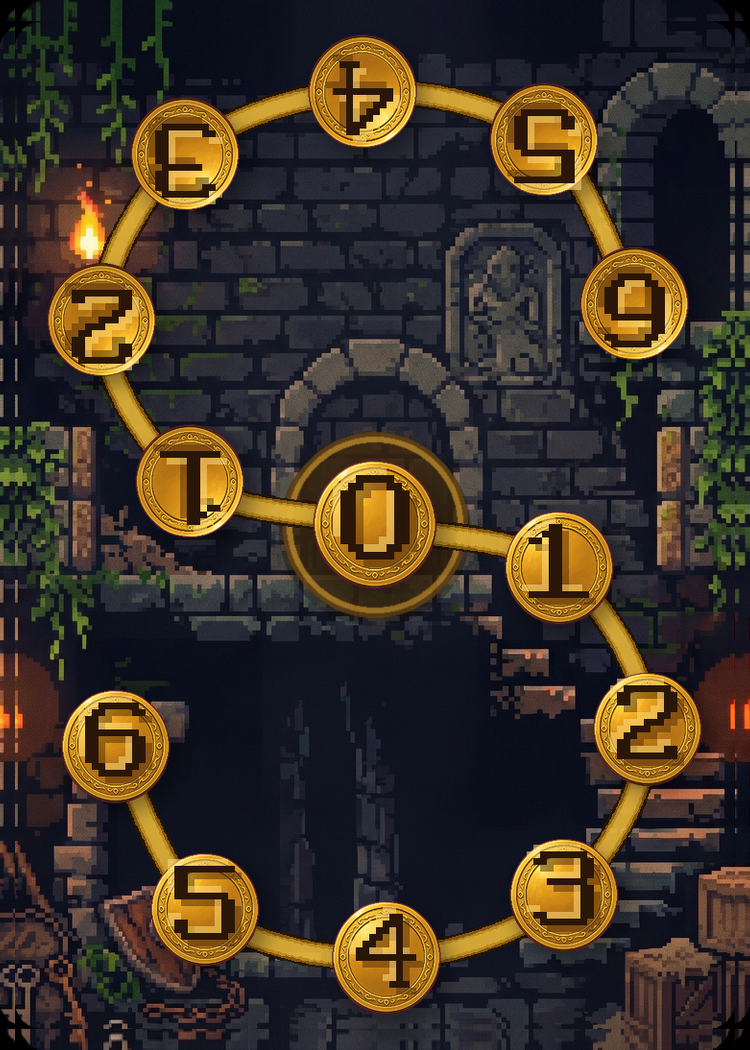
#> input picture DosCartes/scripts/src_echelle_or_trim.png, 750 x 1050 px, given in place of 03e_titre_trois_lignesV2.png, which was not available
$ python preparer_logo_03e_v3.py
#> lines starting #> are read from the running program, lines starting #| are printed output that depends on the picture; pictures that were not available may be replaced by others from this repository, and a replacement may not be noted
### DosCartes/scripts/separer_logos_fonds.py
#!/usr/bin/env python3
"""Sépare logos (PNG transparent) et fonds (dos sans logo).

Sources Best : 01, 03, 03b, 03e, 07, 09, 42 (+ Old/logos).
Sortie : DosCartes/logos et DosCartes/fonds, cartes 750×1050.
"""
from __future__ import annotations

from pathlib import Path

import cv2
import numpy as np
from PIL import Image, ImageDraw, ImageFilter, ImageFont

ROOT = Path(__file__).resolve().parents[1]
BEST = ROOT
ALT = ROOT
OLD = ROOT / "Old" / "dos des cartes et echelle de l'or" / "Old"
AGARDER = ROOT.parent / "Agarder" / "logos" / "symboles"
OUT = ROOT
LOGOS = OUT / "logos"
FONDS = OUT / "fonds"

CARD_W, CARD_H = 750, 1050
RADIUS = 28
GOLD = (196, 148, 64)
GOLD_DK = (126, 78, 28)


# ---------------------------------------------------------------------------
# géométrie
# ---------------------------------------------------------------------------

# [12 lines left out: function round_card, not called in this run]


def crop_alpha(rgba: np.ndarray, pad: int = 8) -> np.ndarray:
    ys, xs = np.where(rgba[..., 3] > 12)
    if len(xs) == 0:
        return rgba
    x0 = max(0, int(xs.min()) - pad)
    x1 = min(rgba.shape[1], int(xs.max()) + 1 + pad)
    y0 = max(0, int(ys.min()) - pad)
    y1 = min(rgba.shape[0], int(ys.max()) + 1 + pad)
    return rgba[y0:y1, x0:x1]


# [18 lines left out: functions decontam, force_rot180, not called in this run]


def checker(w: int, h: int, cell: int = 12) -> np.ndarray:
    y, x = np.indices((h, w))
    c = ((x // cell) + (y // cell)) % 2
    bg = np.zeros((h, w, 3), np.uint8)
    bg[c == 0] = (228, 228, 228)
    bg[c == 1] = (150, 150, 150)
    return bg


def preview_checker(rgba: np.ndarray) -> Image.Image:
    a = rgba.astype(np.float32) / 255.0
    bg = checker(rgba.shape[1], rgba.shape[0]).astype(np.float32) / 255.0
    out = a[..., :3] * a[..., 3:4] + bg * (1.0 - a[..., 3:4])
    return Image.fromarray((out * 255).clip(0, 255).astype(np.uint8))


# [656 lines left out: functions keep_cluster, fill_holes, to_rgba, extract_title, extract_gold_title, extract_solid and 16 more, not called in this run]


# [2 lines that do not run on import are left out]

### DosCartes/scripts/preparer_logo_03e_v3.py
#!/usr/bin/env python3
"""03e V3 : le titre V2 + ombre pixel noire (bas-droite).

À partir de logos/03e_titre_trois_lignesV2.png. L’ombre est un tampon
de pixels noirs décalés, pas un flou — pour voir si ça accroche le titre
sur les fonds cuir.
"""
from __future__ import annotations

from pathlib import Path

import numpy as np
from PIL import Image

from separer_logos_fonds import (
    FONDS,
    LOGOS,
    crop_alpha,
    paste_logo_on_fond,
    paste_logo_visual_center,
    preview_checker,
)

DX, DY, THICK = 3, 3, 2
SHADOW = (0, 0, 0, 255)


def add_pixel_shadow(
    rgba: np.ndarray,
    dx: int = DX,
    dy: int = DY,
    thick: int = THICK,
    color: tuple[int, int, int, int] = SHADOW,
) -> np.ndarray:
#> called with dx = 3, dy = 3, thick = 2, color = (0, 0, 0, 255)
    h, w = rgba.shape[:2]
#> h = 1050; w = 750
    extra = 6
    pad_l = max(0, -min(0, dx) * thick) + extra
    pad_t = max(0, -min(0, dy) * thick) + extra
    pad_r = max(0, max(0, dx) * thick) + extra
    pad_b = max(0, max(0, dy) * thick) + extra
    oh, ow = h + pad_t + pad_b, w + pad_l + pad_r
#> oh = 1068; ow = 768
    out = np.zeros((oh, ow, 4), np.uint8)
    core = rgba[..., 3] >= 200
#> core: shape (1050, 750) bool; every value is 1
    sx = int(np.sign(dx)) if dx else 0
    sy = int(np.sign(dy)) if dy else 0
    stamps = list(dict.fromkeys((dx - sx * t, dy - sy * t) for t in range(thick)))
    ys, xs = np.where(core)
    for sdx, sdy in stamps:
        ys2, xs2 = ys + pad_t + sdy, xs + pad_l + sdx
        ok = (ys2 >= 0) & (ys2 < oh) & (xs2 >= 0) & (xs2 < ow)
        out[ys2[ok], xs2[ok]] = color
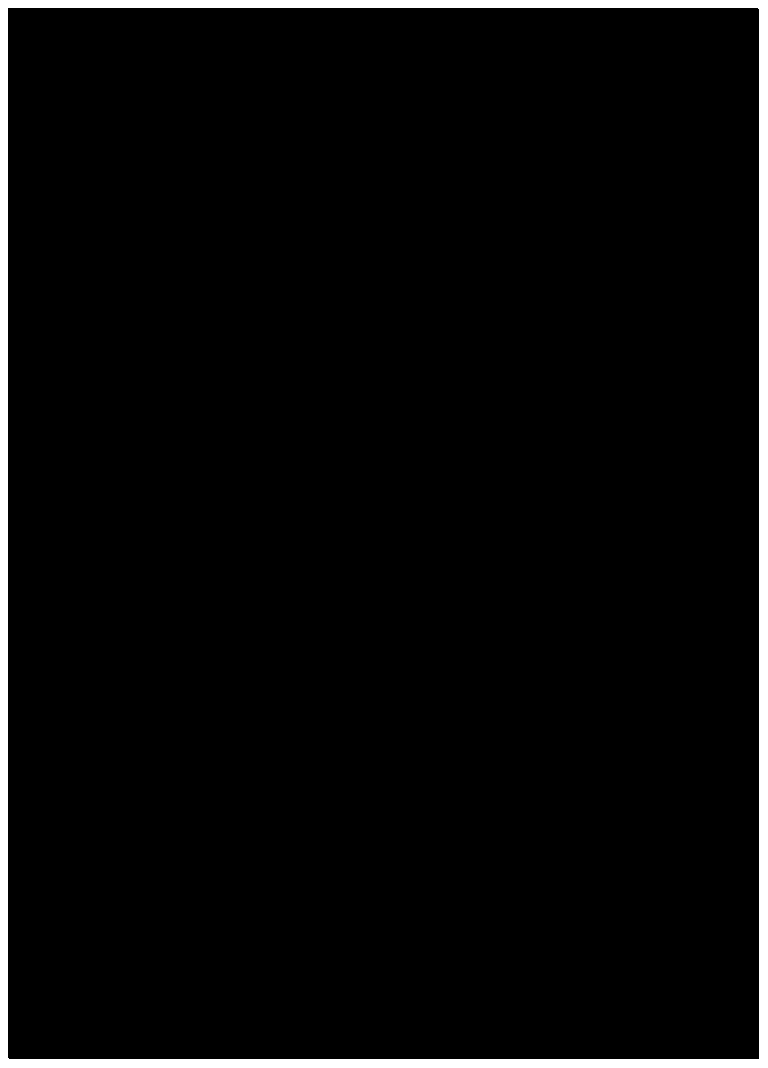
#> out: shape (1068, 768, 4); mean of channels 0, 1, 2, 3 0, 0, 0, 245.4; transparent parts drawn white
    y0, x0 = pad_t, pad_l
    src = rgba.astype(np.float32) / 255.0
    dst = out[y0 : y0 + h, x0 : x0 + w].astype(np.float32) / 255.0
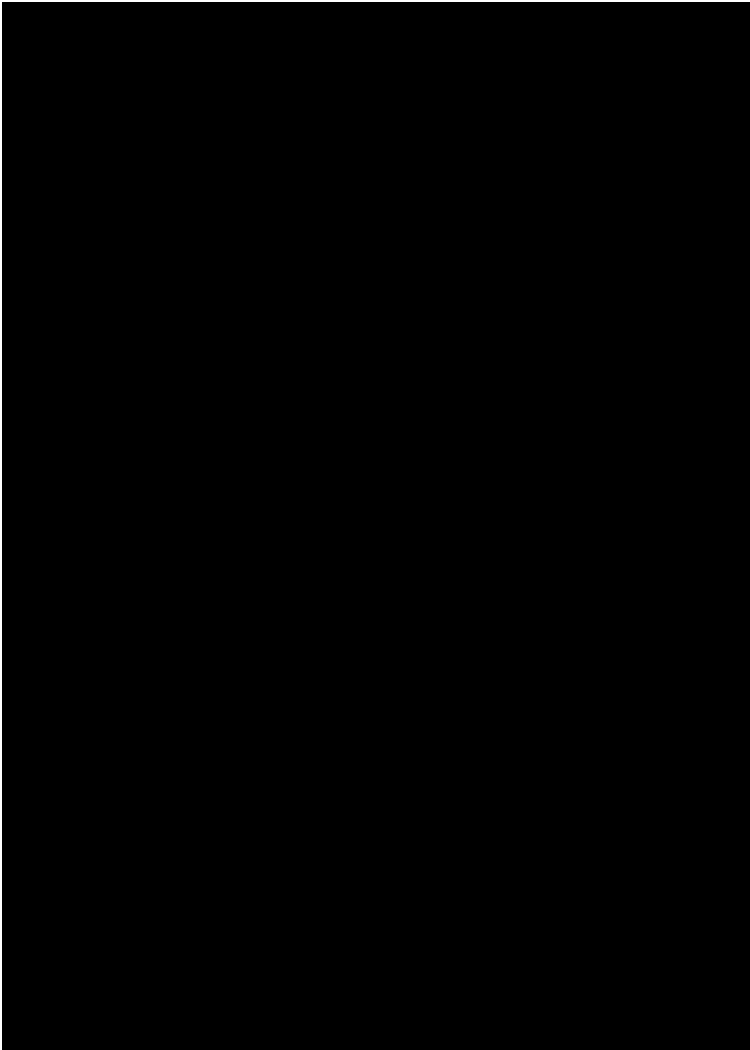
#> dst: shape (1050, 750, 4) float32; mean of channels 0, 1, 2, 3 0, 0, 0, 0.995; transparent parts drawn white
    sa = src[..., 3:4]
#> sa: shape (1050, 750, 1) float32; every value is 1
    rgb = src[..., :3] * sa + dst[..., :3] * (1 - sa)
    a = sa[..., 0] + dst[..., 3] * (1 - sa[..., 0])
    out[y0 : y0 + h, x0 : x0 + w, :3] = np.clip(rgb * 255, 0, 255).astype(np.uint8)
    out[y0 : y0 + h, x0 : x0 + w, 3] = np.clip(a * 255, 0, 255).astype(np.uint8)
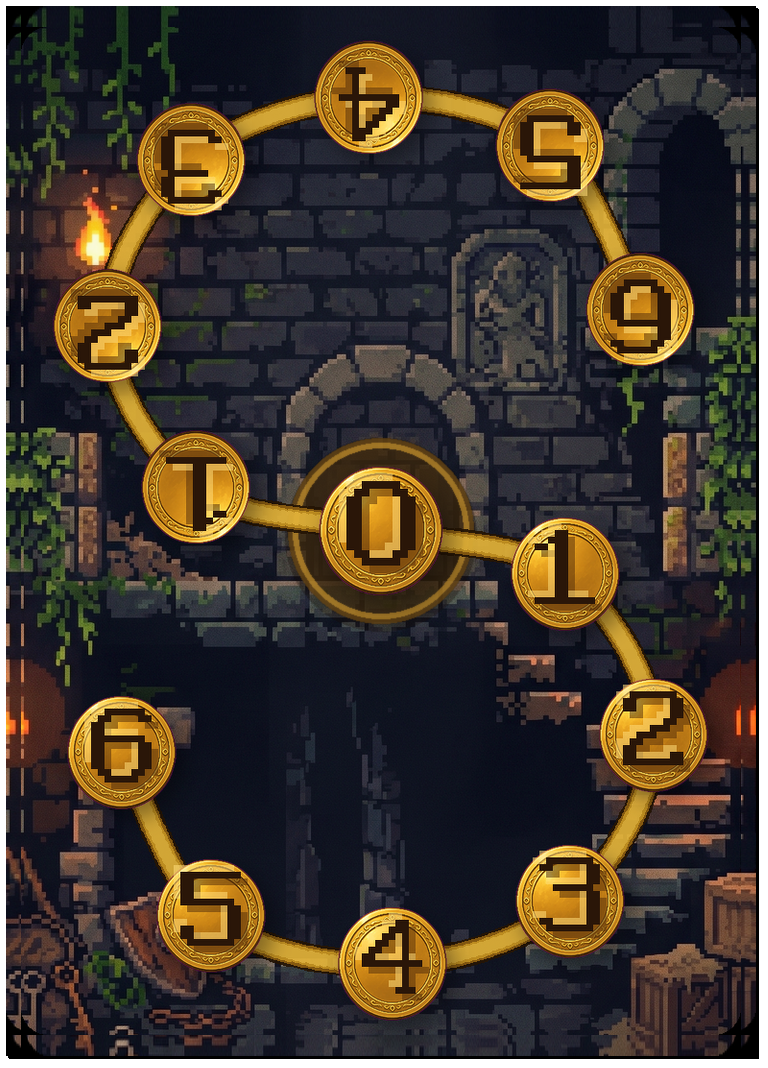
#> out: shape (1068, 768, 4); mean of channels 0, 1, 2, 3 58.4, 48.5, 37.6, 246.5; transparent parts drawn white
    return crop_alpha(out, pad=6)
#> in crop_alpha, `x0 = max(0, int(xs.min()) - pad)`: x0 = 0
#> in crop_alpha, `x1 = min(rgba.shape[1], int(xs.max()) + 1 + pad)`: x1 = 765
#> in crop_alpha, `y0 = max(0, int(ys.min()) - pad)`: y0 = 0
#> in crop_alpha, `y1 = min(rgba.shape[0], int(ys.max()) + 1 + pad)`: y1 = 1065
#> in crop_alpha, `return rgba[y0:y1, x0:x1]`:
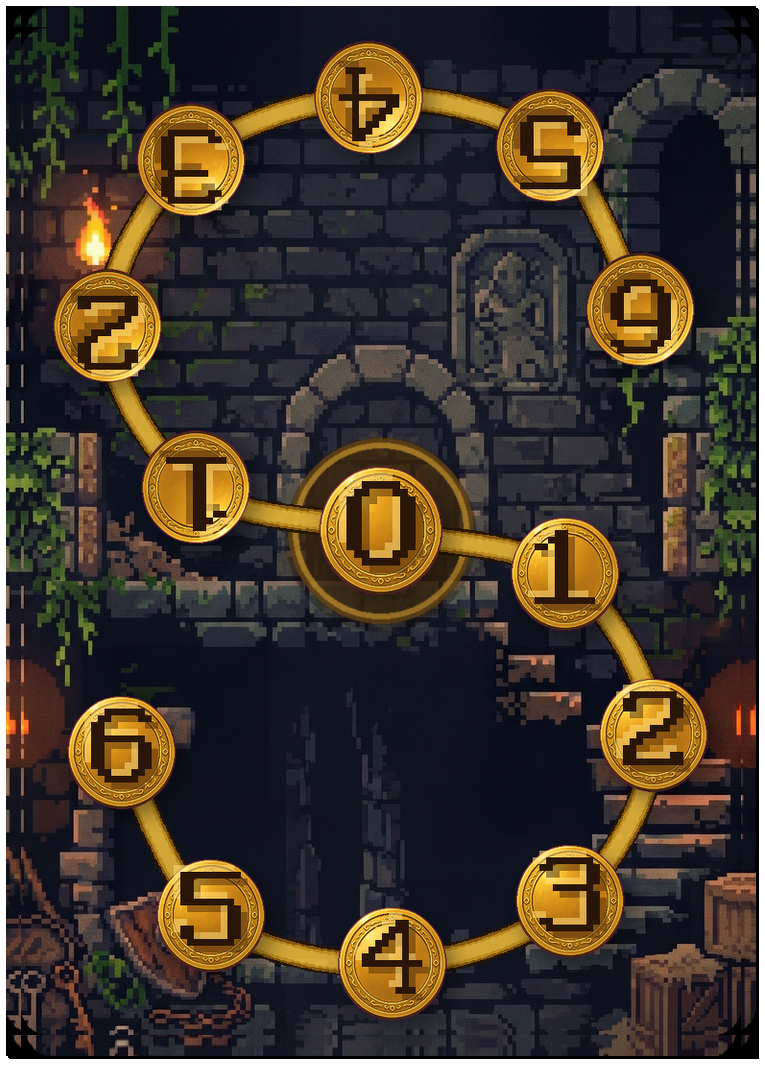
#> returned value: shape (1065, 765, 4); mean of channels 0, 1, 2, 3 58.8, 48.8, 37.9, 248.2; transparent parts drawn white


def main() -> None:
    src = LOGOS / "03e_titre_trois_lignesV2.png"
    v2 = np.asarray(Image.open(src).convert("RGBA"))
    v3 = add_pixel_shadow(v2)
    dest = LOGOS / "03e_titre_trois_lignesV3.png"
    Image.fromarray(v3).save(dest, "PNG")
    preview_checker(v3).save(LOGOS / "03e_titre_trois_lignesV3_apercu.png", "PNG")
#> in preview_checker, `out = a[..., :3] * a[..., 3:4] + bg * (1.0 - a[..., 3:4])`:
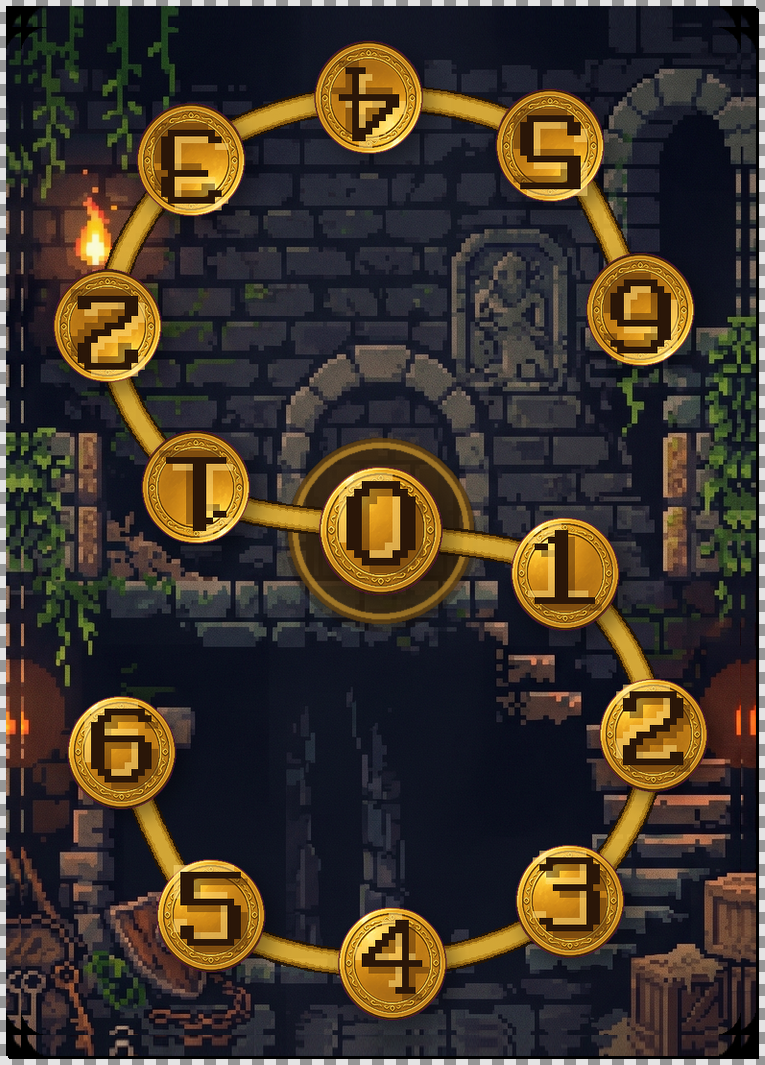
#> out: shape (1065, 765, 3) float32; mean R, G, B 0.251, 0.212, 0.169
    preview_checker(v2).save(LOGOS / "03e_titre_trois_lignesV2_apercu.png", "PNG")
#> in preview_checker, returned value is the input picture: PIL image 750x1050 RGB; mean R, G, B 60.9, 50.5, 39.2
    print("v3", dest.name, v3.shape)
#| v3 03e_titre_trois_lignesV3.png (1065, 765, 4)

    exemples = LOGOS.parent / "exemples"
    exemples.mkdir(parents=True, exist_ok=True)
    for fond_name, mix_name, sc, centered in (
        ("01_cuir_brun", "mix_03e_v3_sur_brun", 0.72, False),
        ("04_obsidienne", "mix_03e_v3_sur_obsidienne", 0.72, False),
        ("06_livre_brun", "mix_03e_v3_sur_livre_brun", 0.72, True),
        ("06_livre_brun_fondperdu", "mix_03e_v3_sur_livre_fondperdu", 0.72, True),
    ):
        fp = FONDS / f"{fond_name}.png"
        if not fp.exists():
            continue
        p = exemples / f"{mix_name}.png"
        paste = paste_logo_visual_center if centered else paste_logo_on_fond
        paste(Image.open(fp), v3, sc).save(p, "PNG", optimize=True)
        print("mix", p.name)


if __name__ == "__main__":
    main()
